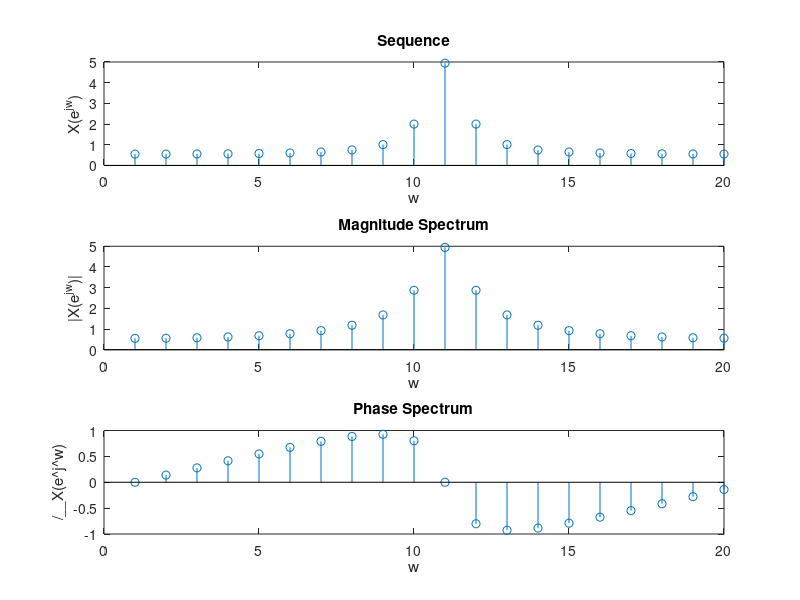

The MATLAB script that drew this image: (Note: this script raises an error after producing the figure.)
N = 20;
n = 0:1:N-1;

x = (-0.8).^n;
X = fft(x, N);

figure()

subplot(3, 1, 1);
stem(X);
title('Sequence')
ylabel('X(e^j^w)')
xlabel('w')

subplot(3, 1, 2)
stem(abs(X))
title('Magnitude Spectrum')
ylabel('|X(e^j^w)|')
xlabel('w')

subplot(3, 1, 3)
stem(angle(X))
title('Phase Spectrum')
ylabel('/__X(e^j^w)')
xlabel('w')

sgtitle('20-Point DFT of x[n] = (-0.8)^n')

X1 = fftshift(fft(x, N));
F = length(x)*(-N/2:N/2-1)/N;

figure()
stem(F, abs(X1))
title('DFT of Audio Signal with FFTshift')
ylabel('|X(e^j^w)|')
xlabel('frequency(Hz)')
